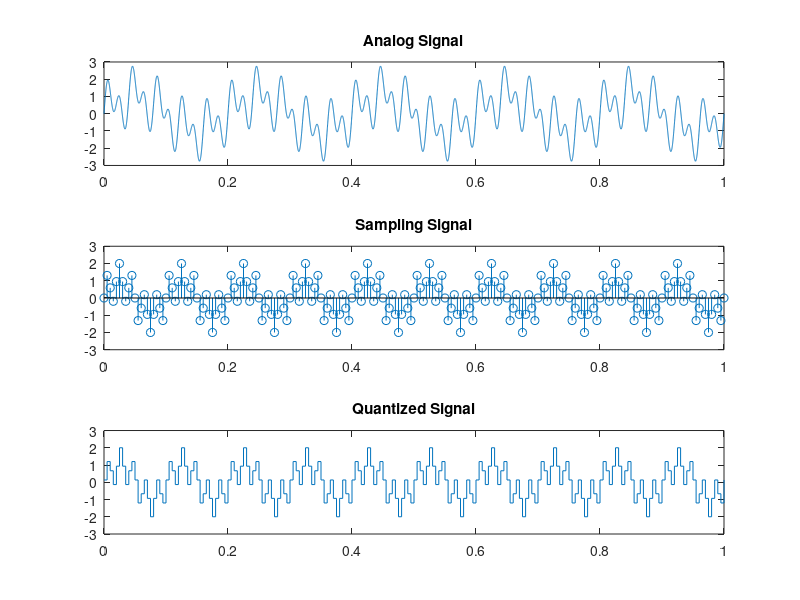
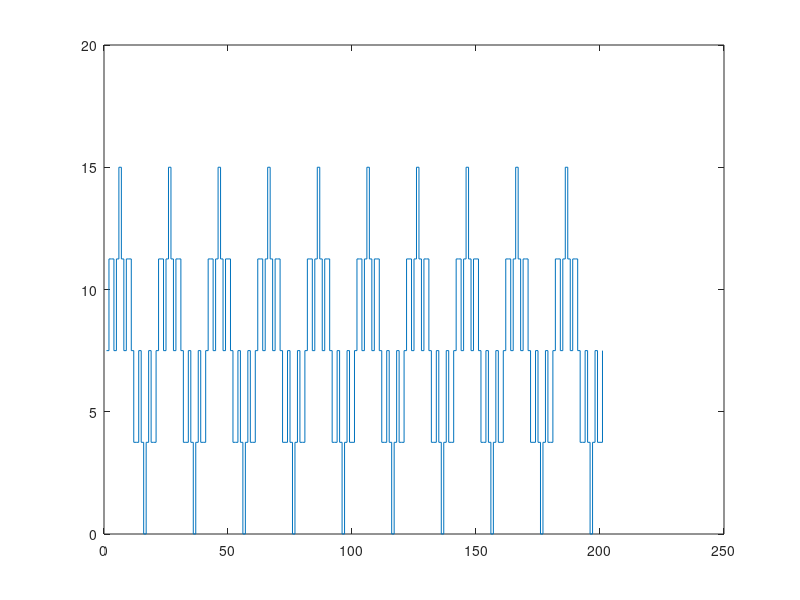

Here is the MATLAB script that generated these plots, in order:
%% Analog SIgnal 

f1=10;
f2=50;
f3=100;
nB=4; %No. of bits
Level=2^nB;

N=2;
n1=0:0.0001:N-1;
y = sin(2*pi*f1*n1/N) + sin(2*pi*f2*n1/N) + sin(2*pi*f3*n1/N);
figure(1)
subplot(311)
plot(n1,y);
hold on
title('Analog Signal')
hold off

%% Sampling 

fsD=2*f3;    % Sampling frequency fs=200Hz
n2=0:1/fsD:N-1;
ys = sin(2*pi*f1*n2) + sin(2*pi*f2*n2) + sin(2*pi*f3*n2)
figure(1)
subplot(312)
stem(n2,ys);
title('Sampling Signal')
hold off

%% Quantization

step=(max(ys)-min(ys))/(Level-1) %We get 1 slot less than the level

for i=1:Level
    L(i)=min(ys)+ step*(i-1); %First L1, then L1+step , next L1+step*2, then L1+step*3
end

yq=ys;

%% Level Assignment

for m=1:length(L)-1;
    p= yq>L(m) & yq<L(m+1) & abs(yq-L(m)) < abs (yq-L(m+1));
    yq(p)= L(m);
    
    p= yq>L(m) & yq<L(m+1) & abs(yq-L(m)) > abs (yq-L(m+1));
    yq(p)=L(m+1);
end

subplot(313)
stairs(n2,yq);
title('Quantized Signal')
hold off

%% Encoding 


for c=1:length(yq)
    yc(c)=round(yq(c)-min(yq))/step;
end

figure(2)
stairs(yc)
Z=unique(yc);
display (Z)
yEnc=dec2bin(yc);























